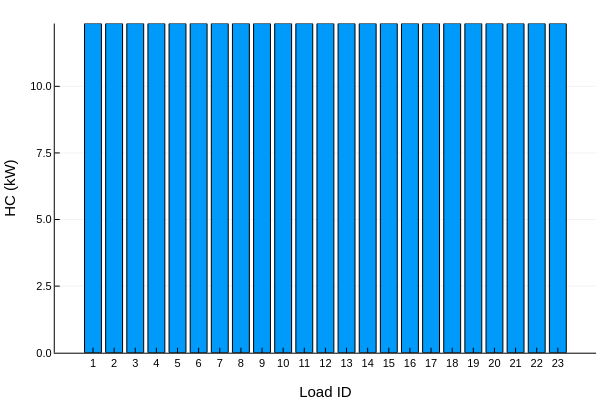

Here is the notebook cell this chart was saved with:
### Code cell
pg_vec = [g2l[g] => JuMP.value.(Pg).data[g]*S_base for g in gen_keys]

# Extract keys and values
x_vals = [p.first for p in pg_vec]
y_vals = [p.second for p in pg_vec]

# Optional: sort by keys
sorted_idx = sortperm(x_vals)
x_vals = x_vals[sorted_idx]
y_vals = y_vals[sorted_idx]

# Plot
bar(x_vals, y_vals,
    xlabel = "Load ID",
    ylabel = "HC (kW)",
    xticks = (x_vals, string.(x_vals)),
    legend = false,
    title = "")

### Figure 1 — Plotly figure (JSON) as saved in the notebook; plotly's stock layout.template omitted (floating-point values rounded to 4 significant figures)
{"data": [{"fill": "tozeroy", "fillcolor": "rgba(0, 154, 250, 1.000)", "legendgroup": "y1", "line": {"color": "rgba(0, 0, 0, 1.000)", "dash": "solid", "width": 1}, "mode": "lines", "name": "y1", "showlegend": true, "type": "scatter", "x": [0.6, 0.6, 1.4, 1.4, 0.6, 0.6], "xaxis": "x1", "y": [12.36, 0, 0, 12.36, 12.36, 12.36], "yaxis": "y1"}, {"fill": "tozeroy", "fillcolor": "rgba(0, 154, 250, 1.000)", "legendgroup": "y1", "line": {"color": "rgba(0, 0, 0, 1.000)", "dash": "solid", "width": 1}, "mode": "lines", "name": "y1", "showlegend": false, "type": "scatter", "x": [1.6, 1.6, 2.4, 2.4, 1.6, 1.6], "xaxis": "x1", "y": [12.36, 0, 0, 12.36, 12.36, 12.36], "yaxis": "y1"}, {"fill": "tozeroy", "fillcolor": "rgba(0, 154, 250, 1.000)", "legendgroup": "y1", "line": {"color": "rgba(0, 0, 0, 1.000)", "dash": "solid", "width": 1}, "mode": "lines", "name": "y1", "showlegend": false, "type": "scatter", "x": [2.6, 2.6, 3.4, 3.4, 2.6, 2.6], "xaxis": "x1", "y": [12.36, 0, 0, 12.36, 12.36, 12.36], "yaxis": "y1"}, {"fill": "tozeroy", "fillcolor": "rgba(0, 154, 250, 1.000)", "legendgroup": "y1", "line": {"color": "rgba(0, 0, 0, 1.000)", "dash": "solid", "width": 1}, "mode": "lines", "name": "y1", "showlegend": false, "type": "scatter", "x": [3.6, 3.6, 4.4, 4.4, 3.6, 3.6], "xaxis": "x1", "y": [12.36, 0, 0, 12.36, 12.36, 12.36], "yaxis": "y1"}, {"fill": "tozeroy", "fillcolor": "rgba(0, 154, 250, 1.000)", "legendgroup": "y1", "line": {"color": "rgba(0, 0, 0, 1.000)", "dash": "solid", "width": 1}, "mode": "lines", "name": "y1", "showlegend": false, "type": "scatter", "x": [4.6, 4.6, 5.4, 5.4, 4.6, 4.6], "xaxis": "x1", "y": [12.36, 0, 0, 12.36, 12.36, 12.36], "yaxis": "y1"}, {"fill": "tozeroy", "fillcolor": "rgba(0, 154, 250, 1.000)", "legendgroup": "y1", "line": {"color": "rgba(0, 0, 0, 1.000)", "dash": "solid", "width": 1}, "mode": "lines", "name": "y1", "showlegend": false, "type": "scatter", "x": [5.6, 5.6, 6.4, 6.4, 5.6, 5.6], "xaxis": "x1", "y": [12.36, 0, 0, 12.36, 12.36, 12.36], "yaxis": "y1"}, {"fill": "tozeroy", "fillcolor": "rgba(0, 154, 250, 1.000)", "legendgroup": "y1", "line": {"color": "rgba(0, 0, 0, 1.000)", "dash": "solid", "width": 1}, "mode": "lines", "name": "y1", "showlegend": false, "type": "scatter", "x": [6.6, 6.6, 7.4, 7.4, 6.6, 6.6], "xaxis": "x1", "y": [12.36, 0, 0, 12.36, 12.36, 12.36], "yaxis": "y1"}, {"fill": "tozeroy", "fillcolor": "rgba(0, 154, 250, 1.000)", "legendgroup": "y1", "line": {"color": "rgba(0, 0, 0, 1.000)", "dash": "solid", "width": 1}, "mode": "lines", "name": "y1", "showlegend": false, "type": "scatter", "x": [7.6, 7.6, 8.4, 8.4, 7.6, 7.6], "xaxis": "x1", "y": [12.36, 0, 0, 12.36, 12.36, 12.36], "yaxis": "y1"}, {"fill": "tozeroy", "fillcolor": "rgba(0, 154, 250, 1.000)", "legendgroup": "y1", "line": {"color": "rgba(0, 0, 0, 1.000)", "dash": "solid", "width": 1}, "mode": "lines", "name": "y1", "showlegend": false, "type": "scatter", "x": [8.6, 8.6, 9.4, 9.4, 8.6, 8.6], "xaxis": "x1", "y": [12.36, 0, 0, 12.36, 12.36, 12.36], "yaxis": "y1"}, {"fill": "tozeroy", "fillcolor": "rgba(0, 154, 250, 1.000)", "legendgroup": "y1", "line": {"color": "rgba(0, 0, 0, 1.000)", "dash": "solid", "width": 1}, "mode": "lines", "name": "y1", "showlegend": false, "type": "scatter", "x": [9.6, 9.6, 10.4, 10.4, 9.6, 9.6], "xaxis": "x1", "y": [12.36, 0, 0, 12.36, 12.36, 12.36], "yaxis": "y1"}, {"fill": "tozeroy", "fillcolor": "rgba(0, 154, 250, 1.000)", "legendgroup": "y1", "line": {"color": "rgba(0, 0, 0, 1.000)", "dash": "solid", "width": 1}, "mode": "lines", "name": "y1", "showlegend": false, "type": "scatter", "x": [10.6, 10.6, 11.4, 11.4, 10.6, 10.6], "xaxis": "x1", "y": [12.36, 0, 0, 12.36, 12.36, 12.36], "yaxis": "y1"}, {"fill": "tozeroy", "fillcolor": "rgba(0, 154, 250, 1.000)", "legendgroup": "y1", "line": {"color": "rgba(0, 0, 0, 1.000)", "dash": "solid", "width": 1}, "mode": "lines", "name": "y1", "showlegend": false, "type": "scatter", "x": [11.6, 11.6, 12.4, 12.4, 11.6, 11.6], "xaxis": "x1", "y": [12.36, 0, 0, 12.36, 12.36, 12.36], "yaxis": "y1"}, {"fill": "tozeroy", "fillcolor": "rgba(0, 154, 250, 1.000)", "legendgroup": "y1", "line": {"color": "rgba(0, 0, 0, 1.000)", "dash": "solid", "width": 1}, "mode": "lines", "name": "y1", "showlegend": false, "type": "scatter", "x": [12.6, 12.6, 13.4, 13.4, 12.6, 12.6], "xaxis": "x1", "y": [12.36, 0, 0, 12.36, 12.36, 12.36], "yaxis": "y1"}, {"fill": "tozeroy", "fillcolor": "rgba(0, 154, 250, 1.000)", "legendgroup": "y1", "line": {"color": "rgba(0, 0, 0, 1.000)", "dash": "solid", "width": 1}, "mode": "lines", "name": "y1", "showlegend": false, "type": "scatter", "x": [13.6, 13.6, 14.4, 14.4, 13.6, 13.6], "xaxis": "x1", "y": [12.36, 0, 0, 12.36, 12.36, 12.36], "yaxis": "y1"}, {"fill": "tozeroy", "fillcolor": "rgba(0, 154, 250, 1.000)", "legendgroup": "y1", "line": {"color": "rgba(0, 0, 0, 1.000)", "dash": "solid", "width": 1}, "mode": "lines", "name": "y1", "showlegend": false, "type": "scatter", "x": [14.6, 14.6, 15.4, 15.4, 14.6, 14.6], "xaxis": "x1", "y": [12.36, 0, 0, 12.36, 12.36, 12.36], "yaxis": "y1"}, {"fill": "tozeroy", "fillcolor": "rgba(0, 154, 250, 1.000)", "legendgroup": "y1", "line": {"color": "rgba(0, 0, 0, 1.000)", "dash": "solid", "width": 1}, "mode": "lines", "name": "y1", "showlegend": false, "type": "scatter", "x": [15.6, 15.6, 16.4, 16.4, 15.6, 15.6], "xaxis": "x1", "y": [12.36, 0, 0, 12.36, 12.36, 12.36], "yaxis": "y1"}, {"fill": "tozeroy", "fillcolor": "rgba(0, 154, 250, 1.000)", "legendgroup": "y1", "line": {"color": "rgba(0, 0, 0, 1.000)", "dash": "solid", "width": 1}, "mode": "lines", "name": "y1", "showlegend": false, "type": "scatter", "x": [16.6, 16.6, 17.4, 17.4, 16.6, 16.6], "xaxis": "x1", "y": [12.36, 0, 0, 12.36, 12.36, 12.36], "yaxis": "y1"}, {"fill": "tozeroy", "fillcolor": "rgba(0, 154, 250, 1.000)", "legendgroup": "y1", "line": {"color": "rgba(0, 0, 0, 1.000)", "dash": "solid", "width": 1}, "mode": "lines", "name": "y1", "showlegend": false, "type": "scatter", "x": [17.6, 17.6, 18.4, 18.4, 17.6, 17.6], "xaxis": "x1", "y": [12.36, 0, 0, 12.36, 12.36, 12.36], "yaxis": "y1"}, {"fill": "tozeroy", "fillcolor": "rgba(0, 154, 250, 1.000)", "legendgroup": "y1", "line": {"color": "rgba(0, 0, 0, 1.000)", "dash": "solid", "width": 1}, "mode": "lines", "name": "y1", "showlegend": false, "type": "scatter", "x": [18.6, 18.6, 19.4, 19.4, 18.6, 18.6], "xaxis": "x1", "y": [12.36, 0, 0, 12.36, 12.36, 12.36], "yaxis": "y1"}, {"fill": "tozeroy", "fillcolor": "rgba(0, 154, 250, 1.000)", "legendgroup": "y1", "line": {"color": "rgba(0, 0, 0, 1.000)", "dash": "solid", "width": 1}, "mode": "lines", "name": "y1", "showlegend": false, "type": "scatter", "x": [19.6, 19.6, 20.4, 20.4, 19.6, 19.6], "xaxis": "x1", "y": [12.36, 0, 0, 12.36, 12.36, 12.36], "yaxis": "y1"}, {"fill": "tozeroy", "fillcolor": "rgba(0, 154, 250, 1.000)", "legendgroup": "y1", "line": {"color": "rgba(0, 0, 0, 1.000)", "dash": "solid", "width": 1}, "mode": "lines", "name": "y1", "showlegend": false, "type": "scatter", "x": [20.6, 20.6, 21.4, 21.4, 20.6, 20.6], "xaxis": "x1", "y": [12.36, 0, 0, 12.36, 12.36, 12.36], "yaxis": "y1"}, {"fill": "tozeroy", "fillcolor": "rgba(0, 154, 250, 1.000)", "legendgroup": "y1", "line": {"color": "rgba(0, 0, 0, 1.000)", "dash": "solid", "width": 1}, "mode": "lines", "name": "y1", "showlegend": false, "type": "scatter", "x": [21.6, 21.6, 22.4, 22.4, 21.6, 21.6], "xaxis": "x1", "y": [12.36, 0, 0, 12.36, 12.36, 12.36], "yaxis": "y1"}, {"fill": "tozeroy", "fillcolor": "rgba(0, 154, 250, 1.000)", "legendgroup": "y1", "line": {"color": "rgba(0, 0, 0, 1.000)", "dash": "solid", "width": 1}, "mode": "lines", "name": "y1", "showlegend": false, "type": "scatter", "x": [22.6, 22.6, 23.4, 23.4, 22.6, 22.6], "xaxis": "x1", "y": [12.36, 0, 0, 12.36, 12.36, 12.36], "yaxis": "y1"}, {"colorbar": {"len": 0.9143, "title": "", "x": 0.9934, "y": 0.533}, "legendgroup": "y1", "marker": {"color": "rgba(0, 154, 250, 0.000)", "line": {"color": "rgba(0, 0, 0, 0.000)", "width": 1}, "size": 0, "symbol": "circle"}, "mode": "markers", "name": "y1", "showlegend": false, "type": "scatter", "x": [1, 2, 3, 4, 5, 6, 7, 8, 9, 10, 11, 12, 13, 14, 15, 16, 17, 18, 19, 20, 21, 22, 23], "xaxis": "x", "y": [12.36, 12.36, 12.36, 12.36, 12.36, 12.36, 12.36, 12.36, 12.36, 12.36, 12.36, 12.36, 12.36, 12.36, 12.36, 12.36, 12.36, 12.36, 12.36, 12.36, 12.36, 12.36, 12.36], "yaxis": "y"}], "layout": {"annotations": [], "height": 400, "margin": {"b": 20, "l": 0, "r": 0, "t": 20}, "paper_bgcolor": "rgba(255, 255, 255, 1.000)", "plot_bgcolor": "rgba(255, 255, 255, 1.000)", "showlegend": false, "width": 600, "xaxis": {"anchor": "y", "domain": [0.09128, 0.9934], "gridcolor": "rgba(0, 0, 0, 0.100)", "gridwidth": 0.5, "linecolor": "rgba(0, 0, 0, 1.000)", "mirror": false, "range": [-0.809, 24.81], "showgrid": true, "showline": true, "showticklabels": true, "tickangle": 0, "tickcolor": "rgb(0, 0, 0)", "tickfont": {"color": "rgba(0, 0, 0, 1.000)", "family": "sans-serif", "size": 11}, "tickmode": "array", "ticks": "inside", "ticktext": ["1", "2", "3", "4", "5", "6", "7", "8", "9", "10", "11", "12", "13", "14", "15", "16", "17", "18", "19", "20", "21", "22", "23"], "tickvals": [1, 2, 3, 4, 5, 6, 7, 8, 9, 10, 11, 12, 13, 14, 15, 16, 17, 18, 19, 20, 21, 22, 23], "title": "Load ID", "titlefont": {"color": "rgba(0, 0, 0, 1.000)", "family": "sans-serif", "size": 15}, "type": "-", "visible": true, "zeroline": false, "zerolinecolor": "rgba(0, 0, 0, 1.000)"}, "yaxis": {"anchor": "x", "domain": [0.07581, 0.9902], "gridcolor": "rgba(0, 0, 0, 0.100)", "gridwidth": 0.5, "linecolor": "rgba(0, 0, 0, 1.000)", "mirror": false, "range": [0, 12.36], "showgrid": true, "showline": true, "showticklabels": true, "tickangle": 0, "tickcolor": "rgb(0, 0, 0)", "tickfont": {"color": "rgba(0, 0, 0, 1.000)", "family": "sans-serif", "size": 11}, "tickmode": "array", "ticks": "inside", "ticktext": ["0.0", "2.5", "5.0", "7.5", "10.0"], "tickvals": [0, 2.5, 5, 7.5, 10], "title": "HC (kW)", "titlefont": {"color": "rgba(0, 0, 0, 1.000)", "family": "sans-serif", "size": 15}, "type": "-", "visible": true, "zeroline": false, "zerolinecolor": "rgba(0, 0, 0, 1.000)"}}}
